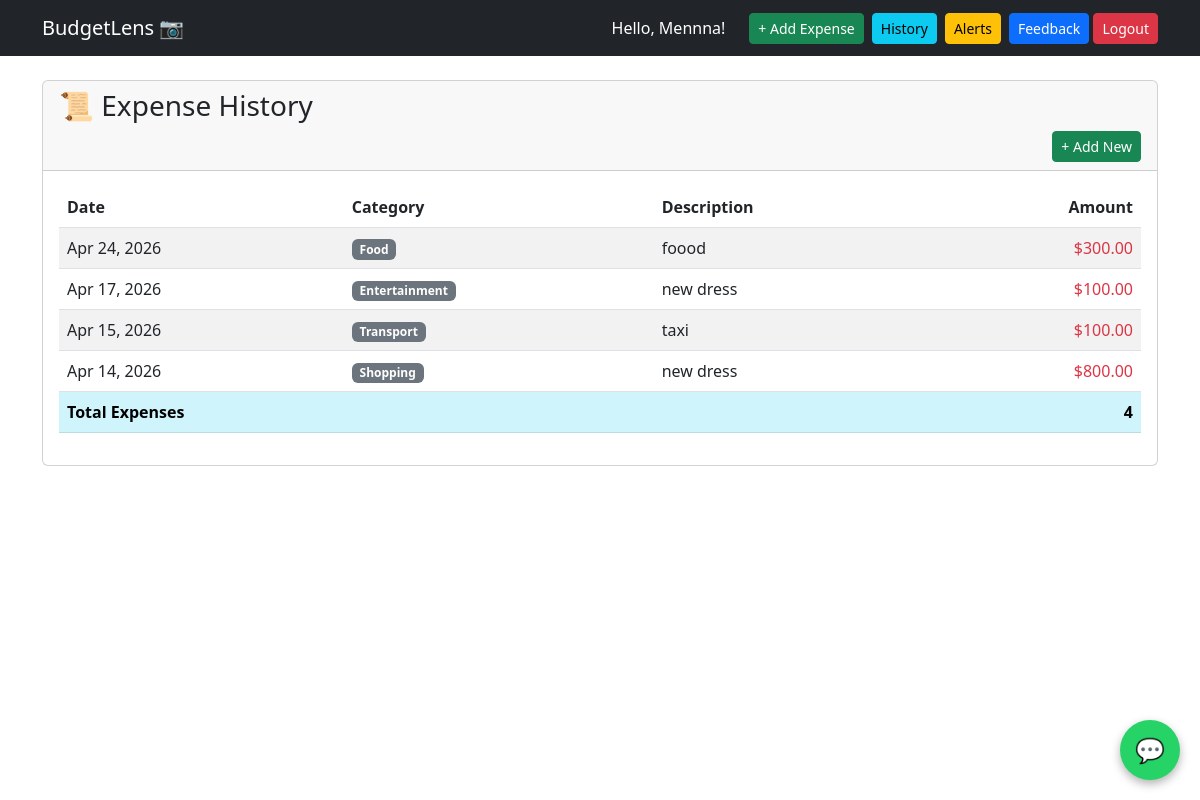
/history/ (signed in), run on the app's committed database.
### budget_app/models.py (models this page shows, shortened)
class Expense(models.Model):
    user = models.ForeignKey(User, on_delete=models.CASCADE)
    category = models.ForeignKey(Category, on_delete=models.SET_NULL, null=True)
    amount = models.DecimalField(max_digits=10, decimal_places=2)
    description = models.CharField(max_length=255)
    date = models.DateField(default=timezone.now)

class Category(models.Model):
    name = models.CharField(max_length=100)

### budget_app/views.py (the view)
# urls.py: path('history/', views.expense_list, name='history'),
@login_required
def expense_list(request):
    expenses = ExpenseService.get_user_expenses(request.user)
    return render(request, 'history.html', {'expenses': expenses})

### budget_app/services/expense_service.py (called while the page is built)
    @staticmethod
    def get_user_expenses(user, limit=None):
        expenses = Expense.objects.filter(user=user).order_by('-date')
        if limit:
            expenses = expenses[:limit]
        return expenses

### budget_app/templates/history.html
{% extends 'base.html' %}
{% block content %}
<div class="card">
    <div class="card-header">
        <h3>📜 Expense History</h3>
        <a href="{% url 'add_expense' %}" class="btn btn-success btn-sm float-end">+ Add New</a>
    </div>
    <div class="card-body">
        <div class="table-responsive">
            <table class="table table-striped table-hover">
                <thead>
                    <tr>
                        <th>Date</th>
                        <th>Category</th>
                        <th>Description</th>
                        <th class="text-end">Amount</th>
                    </tr>
                </thead>
                <tbody>
                    {% for expense in expenses %}
                    <tr>
                        <td>{{ expense.date|date:"M d, Y" }}</td>
                        <td><span class="badge bg-secondary">{{ expense.category.name | default:"Uncategorized" }}</span></td>
                        <td>{{ expense.description }}</td>
                        <td class="text-end text-danger">${{ expense.amount }}</td>
                    </tr>
                    {% empty %}
                    <tr>
                        <td colspan="4" class="text-center">No expenses yet. <a href="{% url 'add_expense' %}">Add your first expense!</a></td>
                    </tr>
                    {% endfor %}
                </tbody>
                <tfoot>
                    <tr class="table-info">
                        <td colspan="3"><strong>Total Expenses</strong></td>
                        <td class="text-end"><strong>{{ expenses|length|default:0 }}</strong></td>
                    </tr>
                </tfoot>
            </table>
        </div>
    </div>
</div>
{% endblock %}

### budget_app/templates/base.html (shortened to what this page needs)
<!DOCTYPE html>
<html>
<head>
    <link href="https://cdn.jsdelivr.net/npm/bootstrap@5.3.0/dist/css/bootstrap.min.css" rel="stylesheet">
    <link rel="stylesheet" href="https://cdn.jsdelivr.net/npm/bootstrap-icons@1.11.3/font/bootstrap-icons.css">
</head>
<body>
    <nav class="navbar navbar-dark bg-dark">
        <div class="container d-flex justify-content-between align-items-center">
            <a class="navbar-brand text-white" href="{% url 'dashboard' %}">BudgetLens 📷</a>
            {% if user.is_authenticated %}
            <div class="d-flex gap-2 align-items-center">
                <span class="text-white me-3">Hello, {{ user.username }}!</span>
                <a href="{% url 'add_expense' %}" class="btn btn-success btn-sm">+ Add Expense</a>
                <a href="{% url 'history' %}" class="btn btn-info btn-sm">History</a>
                <a href="{% url 'alerts' %}" class="btn btn-warning btn-sm">Alerts</a>
                <form method="POST" action="{% url 'logout' %}" style="display: inline;">
                    <a href="{% url 'feedback' %}" class="btn btn-primary btn-sm">Feedback</a>
                    <button type="submit" class="btn btn-danger btn-sm">Logout</button>
                </form>
            </div>
            {% else %}
            <div class="d-flex gap-2">
                <a href="{% url 'login' %}" class="btn btn-outline-light btn-sm">Login</a>
                <a href="{% url 'signup' %}" class="btn btn-light btn-sm">Sign Up</a>
            </div>
            {% endif %}
        </div>
        <button id="chatbot-toggle" onclick="toggleChat()">💬</button>
    </nav>
    <div class="container mt-4">
        {% block content %}
        {% endblock %}
    </div>
</body>
</html>

### budget_app/templates/base.html (style rules this page uses)
#chatbot-toggle { position: fixed; bottom: 20px; right: 20px; background: #25D366; color: white; border: none; border-radius: 50%; width: 60px; height: 60px; font-size: 24px; cursor: pointer; box-shadow: 0 4px 10px rgba(0, 0, 0, 0.3); z-index: 9999; }

### data on the page
Expense: date "Apr 24, 2026", category.name "Food", description "foood", amount "300.00"
Expense: date "Apr 17, 2026", category.name "Entertainment", description "new dress", amount "100.00"
Expense: date "Apr 15, 2026", category.name "Transport", description "taxi", amount "100.00"
Expense: date "Apr 14, 2026", category.name "Shopping", description "new dress", amount "800.00"

### other printed values
{{ user.username }} "Mennna"
{{ expenses|length|default:0 }} "4"
